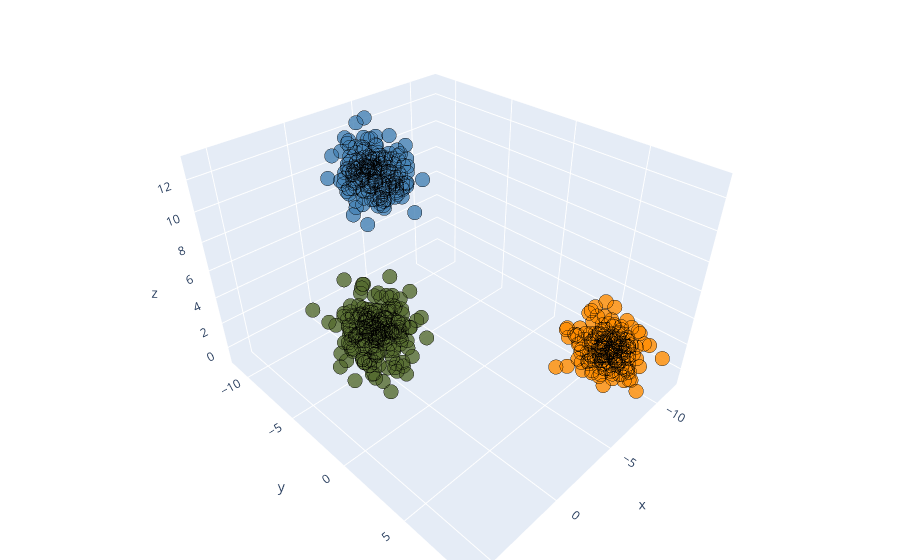

Here is the notebook cell this chart was saved with:
### Code cell
iplot(fig)

### Figure 1 — Plotly figure (JSON) as saved in the notebook; plotly's stock layout.template omitted (floating-point values rounded to 4 significant figures; data arrays with more than 128 entries replaced by an {"elided": "..."} marker saying what was removed)
{"data": [{"marker": {"color": {"elided": "600 str values"}, "colorscale": [[0, "#440154"], [0.1111, "#482878"], [0.2222, "#3e4989"], [0.3333, "#31688e"], [0.4444, "#26828e"], [0.5556, "#1f9e89"], [0.6667, "#35b779"], [0.7778, "#6ece58"], [0.8889, "#b5de2b"], [1, "#fde725"]], "line": {"color": "black", "width": 1}, "opacity": 0.8, "size": 5}, "mode": "markers", "type": "scatter3d", "x": {"elided": "600 float values"}, "y": {"elided": "600 float values"}, "z": {"elided": "600 float values"}}], "layout": {"margin": {"b": 0, "l": 0, "r": 0, "t": 0}}}
